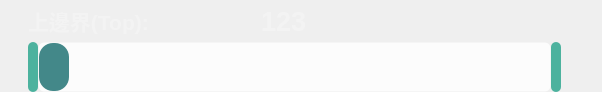
   <widget class="QWidget" name="layoutWidget_4">
    <property name="geometry">
     <rect>
      <x>1290</x>
      <y>370</y>
      <width>602</width>
      <height>92</height>
     </rect>
    </property>
    <layout class="QGridLayout" name="gridLayout_4">
     <property name="leftMargin">
      <number>0</number>
     </property>
     <property name="topMargin">
      <number>0</number>
     </property>
     <property name="bottomMargin">
      <number>0</number>
     </property>
     <property name="spacing">
      <number>0</number>
     </property>
     <item row="0" column="1">
      <widget class="QLabel" name="label_offsetUp">
       <property name="maximumSize">
        <size>
         <width>300</width>
         <height>16777215</height>
        </size>
       </property>
       <property name="font">
        <font>
         <family>Microsoft JhengHei UI</family>
         <pointsize>20</pointsize>
         <weight>75</weight>
         <bold>true</bold>
        </font>
       </property>
       <property name="styleSheet">
        <string notr="true">color: rgb(243, 243, 243);</string>
       </property>
       <property name="lineWidth">
        <number>0</number>
       </property>
       <property name="text">
        <string>123</string>
       </property>
      </widget>
     </item>
     <item row="0" column="0">
      <widget class="QLabel" name="label_33">
       <property name="minimumSize">
        <size>
         <width>80</width>
         <height>0</height>
        </size>
       </property>
       <property name="maximumSize">
        <size>
         <width>205</width>
         <height>16777215</height>
        </size>
       </property>
       <property name="font">
        <font>
         <pointsize>16</pointsize>
         <weight>75</weight>
         <bold>true</bold>
        </font>
       </property>
       <property name="styleSheet">
        <string notr="true">color: rgb(243, 243, 243);</string>
       </property>
       <property name="text">
        <string>上邊界(Top):</string>
       </property>
      </widget>
     </item>
     <item row="1" column="0" colspan="2">
      <widget class="QScrollBar" name="horizontalScrollBar_offsetUp">
       <property name="minimumSize">
        <size>
         <width>500</width>
         <height>50</height>
        </size>
       </property>
       <property name="maximumSize">
        <size>
         <width>600</width>
         <height>16777215</height>
        </size>
       </property>
       <property name="layoutDirection">
        <enum>Qt::LeftToRight</enum>
       </property>
       <property name="styleSheet">
        <string notr="true">QScrollBar:horizontal {
	border-radius:6px;
  border-color: none;
  border-width: 1px;
  border-style: solid;
  background-color: rgba(255, 255, 255,200);
    width: 5px;
    margin: 0px 10px 0 10px;
 }

 QScrollBar::handle:horizontal {
	border-radius:14px;
    background-color: rgba(16, 104, 106,200);
    min-height: 30px;
	min-width: 30px;
 }
QScrollBar::add-line:horizontal {
    border: 1px;
	border-radius:5px;
  background-color: rgb(76, 178, 158);
    width: 10px;
    subcontrol-position: right;
	subcontrol-origin: margin;
 }

 QScrollBar::sub-line:horizontal {
  border: 1px;
	border-radius:5px;
    background-color: rgb(76, 178, 158);
    width: 10px;
    subcontrol-position: left;
	subcontrol-origin: margin;  
 }</string>
       </property>
       <property name="maximum">
        <number>600</number>
       </property>
       <property name="orientation">
        <enum>Qt::Horizontal</enum>
       </property>
      </widget>
     </item>
    </layout>
   </widget>
